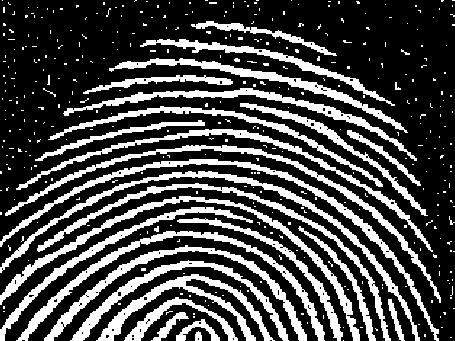
%> input picture 大三下数字图像处理/20200610/第9章实验内容/Fig0911(a).png, 455 x 341 px
$ octave test1.m   (GNU Octave 9; MATLAB toolbox functions it lacks are replaced by stand-ins)
%> lines starting %> are read from the running program, lines starting %| are printed output that depends on the picture
clc
clear

I=imread('Fig0911(a).png');
%> I is the input picture: size 341x455x3 uint8; mean R, G, B 73.7, 73, 73
subplot(1,3,1);imshow(I);title('原图');
se=strel('square',4);
I1=imerode(I,se);
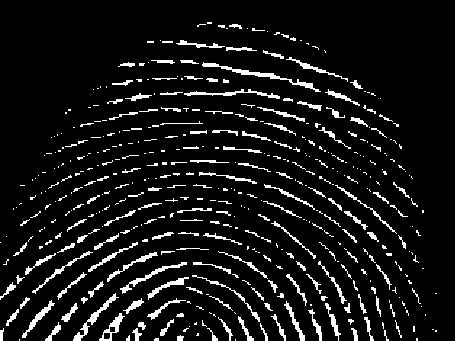
%> I1: size 341x455x3 uint8; mean R, G, B 22.5, 21.6, 21.6
subplot(1,3,2);imshow(I1);title('先腐蚀');
I2=imdilate(I1,se);
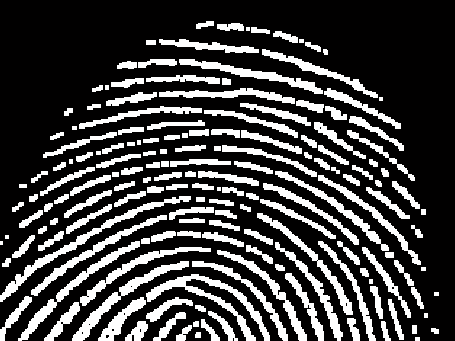
%> I2: size 341x455x3 uint8; mean R, G, B 65.4, 64.7, 64.7
subplot(1,3,3);imshow(I2);title('后膨胀');
